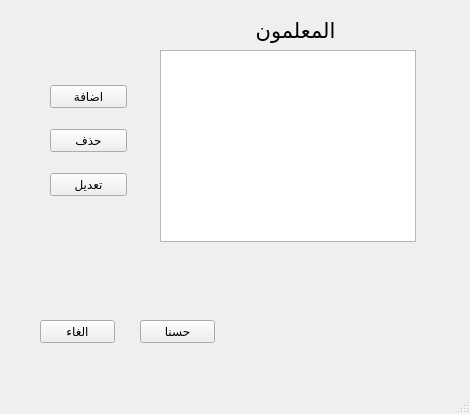
<?xml version="1.0" encoding="UTF-8"?>
<ui version="4.0">
 <class>MainWindow</class>
 <widget class="QMainWindow" name="MainWindow">
  <property name="geometry">
   <rect>
    <x>0</x>
    <y>0</y>
    <width>470</width>
    <height>414</height>
   </rect>
  </property>
  <property name="windowTitle">
   <string>MainWindow</string>
  </property>
  <property name="locale">
   <locale language="Arabic" country="Egypt"/>
  </property>
  <widget class="QWidget" name="centralwidget">
   <widget class="QListView" name="listView">
    <property name="geometry">
     <rect>
      <x>160</x>
      <y>50</y>
      <width>256</width>
      <height>192</height>
     </rect>
    </property>
   </widget>
   <widget class="QLabel" name="label">
    <property name="geometry">
     <rect>
      <x>230</x>
      <y>10</y>
      <width>131</width>
      <height>41</height>
     </rect>
    </property>
    <property name="text">
     <string>&lt;html&gt;&lt;head/&gt;&lt;body&gt;&lt;p align=&quot;center&quot;&gt;&lt;span style=&quot; font-size:16pt;&quot;&gt;المعلمون&lt;/span&gt;&lt;/p&gt;&lt;/body&gt;&lt;/html&gt;</string>
    </property>
   </widget>
   <widget class="QPushButton" name="pushButton_4">
    <property name="geometry">
     <rect>
      <x>140</x>
      <y>320</y>
      <width>75</width>
      <height>23</height>
     </rect>
    </property>
    <property name="text">
     <string>حسنا</string>
    </property>
   </widget>
   <widget class="QPushButton" name="pushButton_5">
    <property name="geometry">
     <rect>
      <x>40</x>
      <y>320</y>
      <width>75</width>
      <height>23</height>
     </rect>
    </property>
    <property name="text">
     <string>الغاء</string>
    </property>
   </widget>
   <widget class="QWidget" name="">
    <property name="geometry">
     <rect>
      <x>50</x>
      <y>70</y>
      <width>77</width>
      <height>141</height>
     </rect>
    </property>
    <layout class="QVBoxLayout" name="verticalLayout">
     <item>
      <widget class="QPushButton" name="pushButton">
       <property name="text">
        <string>اضافة</string>
       </property>
      </widget>
     </item>
     <item>
      <widget class="QPushButton" name="pushButton_2">
       <property name="text">
        <string>حذف</string>
       </property>
      </widget>
     </item>
     <item>
      <widget class="QPushButton" name="pushButton_3">
       <property name="text">
        <string>تعديل</string>
       </property>
      </widget>
     </item>
    </layout>
   </widget>
  </widget>
  <widget class="QMenuBar" name="menubar">
   <property name="geometry">
    <rect>
     <x>0</x>
     <y>0</y>
     <width>470</width>
     <height>21</height>
    </rect>
   </property>
  </widget>
  <widget class="QStatusBar" name="statusbar"/>
 </widget>
 <resources/>
 <connections/>
</ui>
